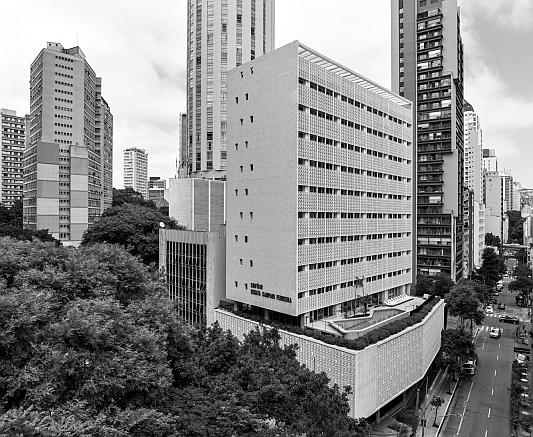
#> input picture figura26a.png, 533 x 437 px
$ python cap3_cp1a_otsu.py
#> lines starting #> are read from the running program, lines starting #| are printed output that depends on the picture; after the words box and inside, x2 and y2 are one past the last pixel; in counts of white or black regions, pixels touching at a corner belong together
import cv2

IMG_PATH = R"figura26a.png"

def main():
    img = cv2.imread(IMG_PATH, cv2.IMREAD_GRAYSCALE)
#> img is the input picture: shape (437, 533); min 0, max 255, mean 135.7
    if img is None:
        print("Erro ao carregar imagem")
        return

    k_sem, img_otsu_sem = cv2.threshold(
        img, 0, 255, cv2.THRESH_BINARY + cv2.THRESH_OTSU
    )
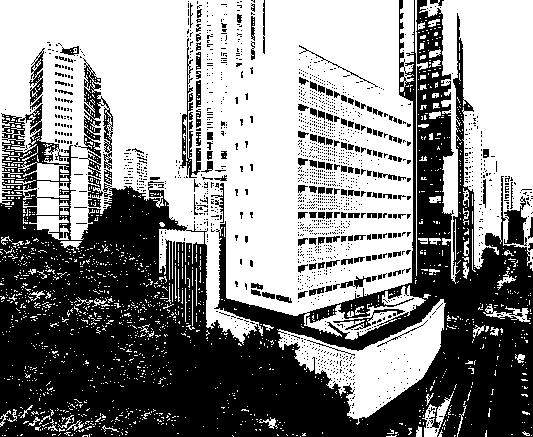
#> img_otsu_sem: shape (437, 533); 55.2% white; 1718 black regions (1571 under 20 px), largest, box (x1, y1, x2, y2) and area: (0, 0, 533, 437) 91508, (78, 58, 113, 179) 1456, (180, 38, 201, 178) 686
#> k_sem = 128
    print(f"Otsu sem gaussiana: k = {k_sem}")
#| Otsu sem gaussiana: k = 128.0

    img_smooth = cv2.GaussianBlur(img, (7, 7), 1.5)
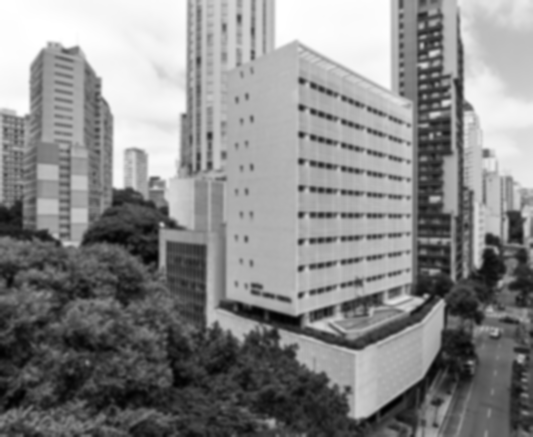
#> img_smooth: shape (437, 533); min 1, max 255, mean 135.7
    k_com, img_otsu_com = cv2.threshold(
        img_smooth, 0, 255, cv2.THRESH_BINARY + cv2.THRESH_OTSU
    )
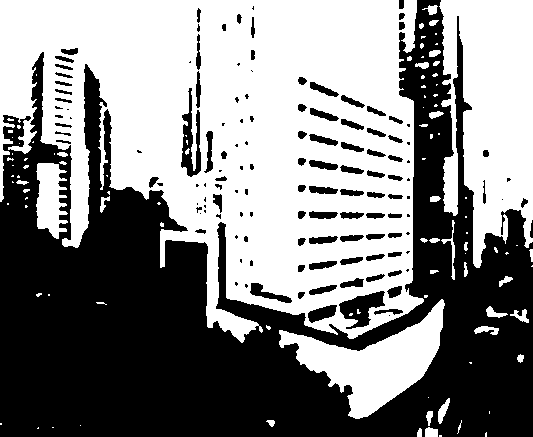
#> img_otsu_com: shape (437, 533); 52.6% white; 135 black regions (50 under 20 px), largest, box (x1, y1, x2, y2) and area: (0, 0, 533, 437) 101369, (339, 291, 385, 329) 888, (181, 88, 201, 177) 842
#> k_com = 132
    print(f"Otsu com gaussiana: k = {k_com}")
#| Otsu com gaussiana: k = 132.0

    cv2.namedWindow("original", 2)
    cv2.imshow("original", img)

    cv2.namedWindow("otsu sem gaussiana", 2)
    cv2.imshow("otsu sem gaussiana", img_otsu_sem)

    cv2.namedWindow("otsu com gaussiana", 2)
    cv2.imshow("otsu com gaussiana", img_otsu_com)

    cv2.waitKey(0)
    cv2.destroyAllWindows()

if __name__ == "__main__":
    main()
